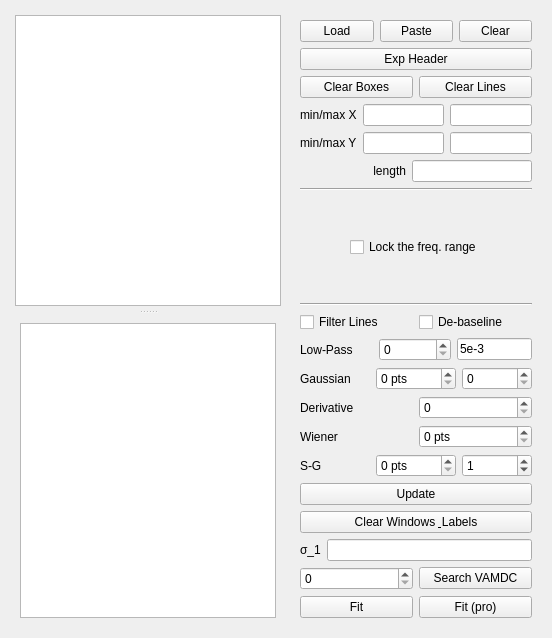
      <widget class="QWidget" name="tabDebaseline">
       <attribute name="title">
        <string>&amp;Baseline Removal</string>
       </attribute>
       <layout class="QHBoxLayout" name="horizontalLayout_11">
        <item>
         <widget class="QSplitter" name="BRsplitter">
          <property name="sizePolicy">
           <sizepolicy hsizetype="Expanding" vsizetype="Expanding">
            <horstretch>0</horstretch>
            <verstretch>0</verstretch>
           </sizepolicy>
          </property>
          <property name="orientation">
           <enum>Qt::Vertical</enum>
          </property>
          <widget class="QFrame" name="frame_BRtop">
           <layout class="QHBoxLayout" name="horizontalLayout_10">
            <property name="margin">
             <number>4</number>
            </property>
            <item>
             <widget class="ScaledPlotWidget" name="BRplotTopFigure"/>
            </item>
           </layout>
          </widget>
          <widget class="QFrame" name="frame_BRbottom">
           <layout class="QHBoxLayout" name="horizontalLayout_2">
            <item>
             <widget class="ScaledPlotWidget" name="BRplotBottomFigure"/>
            </item>
           </layout>
          </widget>
         </widget>
        </item>
        <item>
         <widget class="QFrame" name="frame_BRcontrols">
          <property name="sizePolicy">
           <sizepolicy hsizetype="Fixed" vsizetype="Preferred">
            <horstretch>0</horstretch>
            <verstretch>0</verstretch>
           </sizepolicy>
          </property>
          <property name="minimumSize">
           <size>
            <width>250</width>
            <height>0</height>
           </size>
          </property>
          <property name="maximumSize">
           <size>
            <width>250</width>
            <height>16777215</height>
           </size>
          </property>
          <layout class="QVBoxLayout" name="verticalLayout">
           <item>
            <layout class="QHBoxLayout" name="layout_BRtopAddRemove">
             <item>
              <widget class="QPushButton" name="btn_BRloadScan">
               <property name="text">
                <string>Load</string>
               </property>
              </widget>
             </item>
             <item>
              <widget class="QPushButton" name="btn_BRpasteScan">
               <property name="text">
                <string>Paste</string>
               </property>
              </widget>
             </item>
             <item>
              <widget class="QPushButton" name="btn_BRclearPlotTop">
               <property name="text">
                <string>Clear</string>
               </property>
              </widget>
             </item>
            </layout>
           </item>
           <item>
            <widget class="QPushButton" name="btn_BRshowHeader">
             <property name="text">
              <string>Exp Header</string>
             </property>
            </widget>
           </item>
           <item>
            <layout class="QHBoxLayout" name="layout_BRtopClear">
             <item>
              <widget class="QPushButton" name="btn_BRclearBoxes">
               <property name="text">
                <string>Clear Boxes</string>
               </property>
              </widget>
             </item>
             <item>
              <widget class="QPushButton" name="btn_BRclearLines">
               <property name="text">
                <string>Clear Lines</string>
               </property>
              </widget>
             </item>
            </layout>
           </item>
           <item>
            <layout class="QHBoxLayout" name="layout_BRxStats">
             <item>
              <widget class="QLabel" name="label_BRxStats">
               <property name="text">
                <string>min/max X</string>
               </property>
              </widget>
             </item>
             <item>
              <widget class="QLineEdit" name="txt_BRminX">
               <property name="readOnly">
                <bool>true</bool>
               </property>
              </widget>
             </item>
             <item>
              <widget class="QLineEdit" name="txt_BRmaxX">
               <property name="readOnly">
                <bool>true</bool>
               </property>
              </widget>
             </item>
            </layout>
           </item>
           <item>
            <layout class="QHBoxLayout" name="layout_BRyStats">
             <item>
              <widget class="QLabel" name="label_BRyStats">
               <property name="text">
                <string>min/max Y</string>
               </property>
              </widget>
             </item>
             <item>
              <widget class="QLineEdit" name="txt_BRminY">
               <property name="readOnly">
                <bool>true</bool>
               </property>
              </widget>
             </item>
             <item>
              <widget class="QLineEdit" name="txt_BRmaxY">
               <property name="readOnly">
                <bool>true</bool>
               </property>
              </widget>
             </item>
            </layout>
           </item>
           <item>
            <layout class="QHBoxLayout" name="layout_BRdataLength">
             <item>
              <widget class="QLabel" name="label_BRdataLength">
               <property name="text">
                <string>length</string>
               </property>
               <property name="alignment">
                <set>Qt::AlignRight|Qt::AlignTrailing|Qt::AlignVCenter</set>
               </property>
              </widget>
             </item>
             <item>
              <widget class="QLineEdit" name="txt_BRdataLength">
               <property name="maximumSize">
                <size>
                 <width>120</width>
                 <height>16777215</height>
                </size>
               </property>
               <property name="readOnly">
                <bool>true</bool>
               </property>
              </widget>
             </item>
            </layout>
           </item>
           <item>
            <widget class="Line" name="line_2">
             <property name="orientation">
              <enum>Qt::Horizontal</enum>
             </property>
            </widget>
           </item>
           <item>
            <spacer name="verticalSpacer_3">
             <property name="orientation">
              <enum>Qt::Vertical</enum>
             </property>
             <property name="sizeHint" stdset="0">
              <size>
               <width>20</width>
               <height>40</height>
              </size>
             </property>
            </spacer>
           </item>
           <item>
            <layout class="QVBoxLayout" name="verticalLayout_13">
             <property name="leftMargin">
              <number>50</number>
             </property>
             <property name="rightMargin">
              <number>50</number>
             </property>
             <item>
              <widget class="QCheckBox" name="check_BRlockFreqRange">
               <property name="text">
                <string>Lock the freq. range</string>
               </property>
              </widget>
             </item>
            </layout>
           </item>
           <item>
            <spacer name="verticalSpacer_5">
             <property name="orientation">
              <enum>Qt::Vertical</enum>
             </property>
             <property name="sizeHint" stdset="0">
              <size>
               <width>20</width>
               <height>40</height>
              </size>
             </property>
            </spacer>
           </item>
           <item>
            <widget class="Line" name="line">
             <property name="orientation">
              <enum>Qt::Horizontal</enum>
             </property>
            </widget>
           </item>
           <item>
            <layout class="QHBoxLayout" name="layout_BRbottomChecks">
             <item>
              <widget class="QCheckBox" name="check_BRfilterLines">
               <property name="text">
                <string>Filter Lines</string>
               </property>
              </widget>
             </item>
             <item>
              <widget class="QCheckBox" name="check_BRdebaseline">
               <property name="text">
                <string>De-baseline</string>
               </property>
              </widget>
             </item>
            </layout>
           </item>
           <item>
            <layout class="QHBoxLayout" name="layout_BRlowpass">
             <item>
              <widget class="QLabel" name="label_BRlowpass">
               <property name="text">
                <string>Low-Pass</string>
               </property>
              </widget>
             </item>
             <item>
              <widget class="QSpinBox" name="cb_BRlowpassOrd">
               <property name="maximum">
                <number>10</number>
               </property>
               <property name="singleStep">
                <number>1</number>
               </property>
              </widget>
             </item>
             <item>
              <widget class="ScrollableText" name="txt_BRlowpassRolloff">
               <property name="maximumSize">
                <size>
                 <width>75</width>
                 <height>16777215</height>
                </size>
               </property>
               <property name="text">
                <string>5e-3</string>
               </property>
              </widget>
             </item>
            </layout>
           </item>
           <item>
            <layout class="QHBoxLayout" name="layout_BRgauss">
             <item>
              <widget class="QLabel" name="label_BRgauss">
               <property name="text">
                <string>Gaussian</string>
               </property>
              </widget>
             </item>
             <item>
              <widget class="QSpinBox" name="cb_BRgaussWin">
               <property name="suffix">
                <string> pts</string>
               </property>
               <property name="maximum">
                <number>99999</number>
               </property>
               <property name="singleStep">
                <number>10</number>
               </property>
              </widget>
             </item>
             <item>
              <widget class="QSpinBox" name="cb_BRgaussSig">
               <property name="maximum">
                <number>99999</number>
               </property>
              </widget>
             </item>
            </layout>
           </item>
           <item>
            <layout class="QHBoxLayout" name="layout_BRderivative">
             <item>
              <widget class="QLabel" name="label_BRderivative">
               <property name="text">
                <string>Derivative</string>
               </property>
              </widget>
             </item>
             <item>
              <widget class="QSpinBox" name="cb_BRderivative"/>
             </item>
            </layout>
           </item>
           <item>
            <layout class="QHBoxLayout" name="layout_BRwiener">
             <item>
              <widget class="QLabel" name="label_BRwiener">
               <property name="text">
                <string>Wiener</string>
               </property>
              </widget>
             </item>
             <item>
              <widget class="QSpinBox" name="cb_BRwienerWin">
               <property name="suffix">
                <string> pts</string>
               </property>
               <property name="maximum">
                <number>99999</number>
               </property>
               <property name="singleStep">
                <number>10</number>
               </property>
              </widget>
             </item>
            </layout>
           </item>
           <item>
            <layout class="QHBoxLayout" name="layout_BRsg">
             <item>
              <widget class="QLabel" name="label_BRsg">
               <property name="text">
                <string>S-G</string>
               </property>
              </widget>
             </item>
             <item>
              <widget class="QSpinBox" name="cb_BRsgWin">
               <property name="suffix">
                <string> pts</string>
               </property>
               <property name="maximum">
                <number>99999</number>
               </property>
               <property name="singleStep">
                <number>10</number>
               </property>
              </widget>
             </item>
             <item>
              <widget class="QSpinBox" name="cb_BRsgOrder">
               <property name="minimum">
                <number>0</number>
               </property>
               <property name="maximum">
                <number>99</number>
               </property>
               <property name="singleStep">
                <number>2</number>
               </property>
               <property name="value">
                <number>1</number>
               </property>
              </widget>
             </item>
            </layout>
           </item>
           <item>
            <widget class="QPushButton" name="btn_BRupdateBottom">
             <property name="text">
              <string>Update</string>
             </property>
            </widget>
           </item>
           <item>
            <widget class="QPushButton" name="btn_BRclearBottom">
             <property name="text">
              <string>Clear Windows &amp; Labels</string>
             </property>
            </widget>
           </item>
           <item>
            <layout class="QFormLayout" name="formLayout">
             <item row="0" column="0">
              <widget class="QLabel" name="label_BRbottomSig">
               <property name="text">
                <string>σ_1</string>
               </property>
              </widget>
             </item>
             <item row="0" column="1">
              <widget class="QLineEdit" name="txt_BRbottomSig"/>
             </item>
            </layout>
           </item>
           <item>
            <layout class="QGridLayout" name="gridLayout">
             <item row="0" column="0">
              <widget class="QSpinBox" name="cb_BRwindow"/>
             </item>
             <item row="1" column="0">
              <widget class="QPushButton" name="btn_BRfit">
               <property name="text">
                <string>Fit</string>
               </property>
              </widget>
             </item>
             <item row="0" column="1">
              <widget class="QPushButton" name="btn_BRsplat">
               <property name="text">
                <string>Search VAMDC</string>
               </property>
              </widget>
             </item>
             <item row="1" column="1">
              <widget class="QPushButton" name="btn_BRfitPro">
               <property name="text">
                <string>Fit (pro)</string>
               </property>
              </widget>
             </item>
            </layout>
           </item>
          </layout>
         </widget>
        </item>
       </layout>
      </widget>
